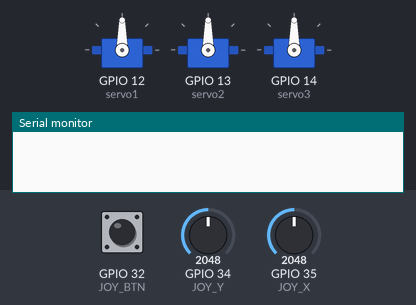
Bench run of a sketch on a simulated ESP32. Shown: 3 × servo, the last lines printed to the serial monitor. Inputs (shaded band) come from the test bench; at power-on: GPIO 35 (JOY_X) = 2048, GPIO 32 (JOY_BTN) HIGH, GPIO 34 (JOY_Y) = 2048.

Above: at 1.2 s.
1.3 s: GPIO 35 (JOY_X) set to 2866
At 2.3 s:
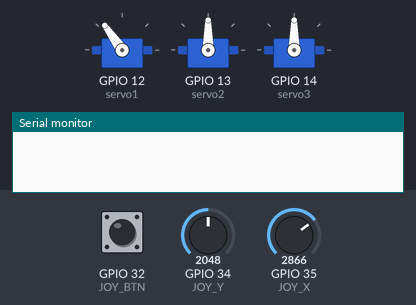
2.8 s: GPIO 35 (JOY_X) set to 3603
At 3.4 s:
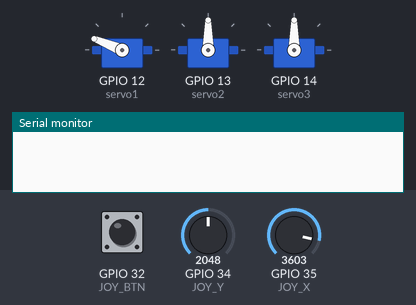
4.3 s: GPIO 35 (JOY_X) set to 4095
At 5.5 s:
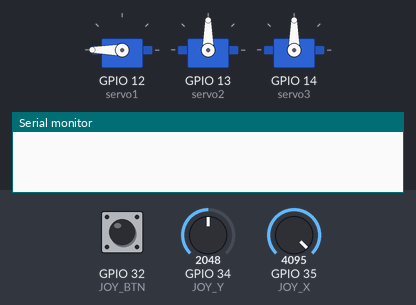
5.8 s: GPIO 35 (JOY_X) set to 1228
At 6.7 s:
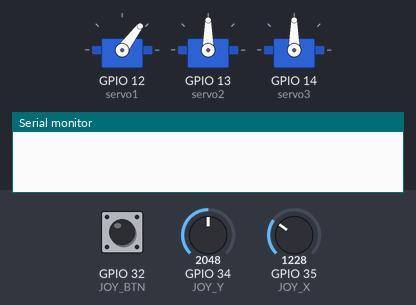
7.3 s: GPIO 32 (JOY_BTN) pulled LOW for 0.15 s
8.9 s: GPIO 34 (JOY_Y) set to 2866
At 10.1 s:
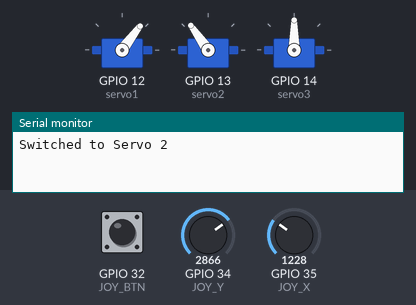
Timing chart, 0 to 11.4 s (numbered marks = the images above; inputs shaded):
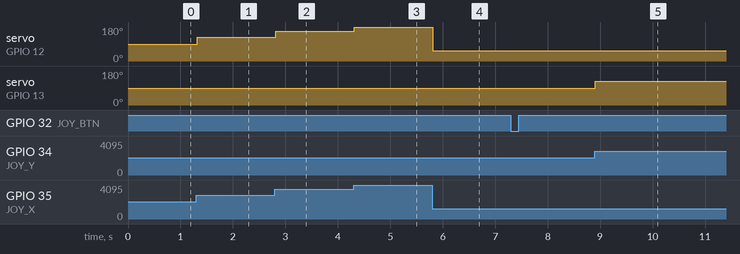

Measured:
- after the input at 1.3 s, servo on GPIO 12 (servo1): 90° → 125° at once
- after the input at 2.8 s, servo on GPIO 12 (servo1): 125° → 158° at once
- after the input at 4.3 s, servo on GPIO 12 (servo1): 158° → 180° at once
- after the input at 5.8 s, servo on GPIO 12 (servo1): 180° → 53° at once
- after the input at 8.9 s, servo on GPIO 13 (servo2): 90° → 125° at once

The sketch:

sketch.ino
```cpp
#include <ESP32Servo.h>

// Define joystick pins
const int JOY_X = 35;     // Horizontal (X)
const int JOY_Y = 34;     // Vertical (Y)
const int JOY_BTN = 32;   // Button (SEL)

// Servo objects
Servo servo1;  // Base rotation
Servo servo2;  // Shoulder
Servo servo3;  // Gripper or elbow

// State
int currentServo = 0;
bool lastButtonState = HIGH;

void setup() {
  Serial.begin(115200);

  pinMode(JOY_BTN, INPUT_PULLUP);  // internal pull-up

  // Attach servos with pulse width range (can adjust if needed)
  servo1.attach(12, 500, 2400);
  servo2.attach(13, 500, 2400);
  servo3.attach(14, 500, 2400);
}

void loop() {
  // Read joystick positions
  int xValue = analogRead(JOY_X);  // 0–4095
  int yValue = analogRead(JOY_Y);
  int buttonState = digitalRead(JOY_BTN);

  // Map joystick value to angle 0–180
  int angleX = map(xValue, 0, 4095, 0, 180);
  int angleY = map(yValue, 0, 4095, 0, 180);

  // Handle button press (debounced)
  if (buttonState == LOW && lastButtonState == HIGH) {
    currentServo = (currentServo + 1) % 3;
    Serial.print("Switched to Servo ");
    Serial.println(currentServo + 1);
    delay(300);  // Debounce delay
  }
  lastButtonState = buttonState;

  // Control the currently selected servo
  switch (currentServo) {
    case 0:
      servo1.write(angleX);  // X-axis for base
      break;
    case 1:
      servo2.write(angleY);  // Y-axis for shoulder
      break;
    case 2:
      servo3.write((angleX + angleY) / 2);  // Mix for gripper
      break;
  }

  delay(20); // small delay for stability
}
```
